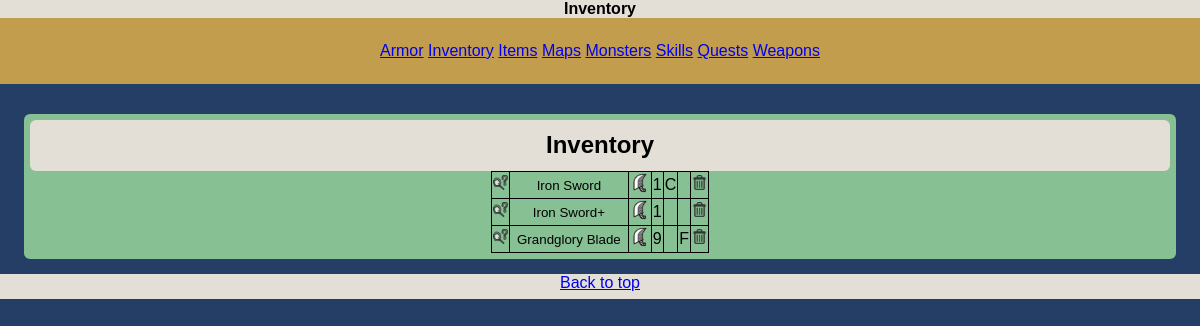
Before: /inventory.php with the older database file.
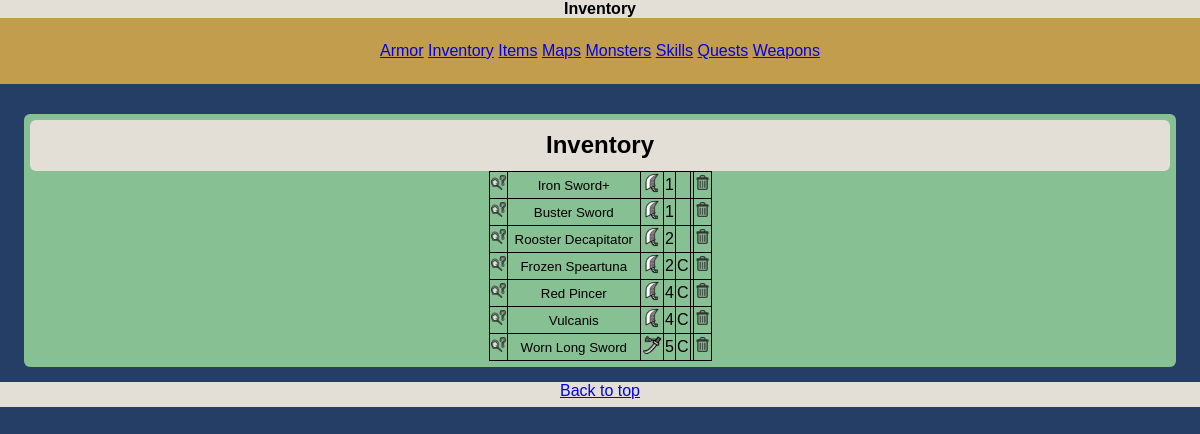
After: the same page with the newer database file.
### tables this page shows
CREATE TABLE IF NOT EXISTS `armory` (
  `id` int(5) NOT NULL,
  `weaponTypeId` int(5) NOT NULL,
  `name` varchar(80) NOT NULL,
  `created` int(1) NOT NULL,
  `final` int(1) NOT NULL,
  `rare` int(2) NOT NULL,
  PRIMARY KEY (`id`),
  UNIQUE KEY `id` (`id`),
  UNIQUE KEY `name` (`name`)
);

### assets/modules/inventory/query.php (called while the page is built)
<?php
    $sql = 'SELECT *
            FROM armory';
    $armoryTableResult = mysqli_query($mysqli,$sql) or die(mysqli_error($mysqli) . '; armory table error');
?>

### assets/modules/inventory/table.php (the view)
<table class='data wish'>
    <?php
        while($row=mysqli_fetch_array($armoryTableResult))
        {
            if($row['created']==1){
                $created='C';
            } else {
                $created='';
            }
            if($row['final']==1){
                $final='F';
            } else {
                $final='';
            }
            echo("<tr>")
                ."<td><input type='image' name='searchClick' onclick = 'this.form.submit()' src=assets/resources/ui/search.png height='15' width='15'  value='".$row['name']."'>"
                .'<td><input type="submit" name="weaponPath" value="'.$row['name'].'" class="button" >'
                .'<td><img src=assets/resources/weapons/'.$row['weaponTypeId'].'.png height="20" width="20">'
                .'<td>'.$row['rare']
                .'<td>'.$created
                .'<td>'.$final
                ."<td><input type='image' name='armoryDelete' onclick = 'this.form.submit()' src=assets/resources/ui/delete.png height='15' width='15' value=".$row['id'].">";
        }
    ?>
</table>

### inventory.php (shortened to what this page needs)
<!DOCTYPE html>
<html>
<head>
    <?php require_once('assets/modules/general/scripts_and_stylesheets.php'); ?>
</head>
<body>
    <div id='title'>
        Inventory
    </div>
    <div id='navigation'>
    </div>
    <form method=POST name="form">
        <?php
            require_once('assets/modules/general/db_connect.php');
        ?>
        <div id='wrapper'>
            <div id='main'>
                <H2>Inventory</H2>
                <?php
                    require_once('assets/modules/inventory/query.php');
                    require_once('assets/modules/inventory/table.php');
                ?>
            </div>
        </div>
        <div id='footer'>
            <a href='#top'>Back to top</a>
        </div>
    </form>
</body>
</html>

### assets/modules/general/scripts_and_stylesheets.php (shortened to what this page needs)
<link rel="stylesheet" href="assets/stylesheets/mobile.css" type="text/css" media="only screen and (max-width: 550px)" />
<link rel="stylesheet" href="assets/stylesheets/main.css" type="text/css" media="only screen and (min-width: 551px)" />

### assets/stylesheets/mobile.css (style rules this page uses)
html, body { margin:0; height:100%; font:1em Verdana, Geneva, sans-serif; background:#253E66; }
th, td { border-bottom: 1px solid black; border-top: 1px solid black; }
h2 { background:#E3DFD7; margin: 0; margin-bottom:1%; font-size:0.5em; }
img { max-width:100%; height: auto; }
.data { border: 1px solid black; border-bottom: 1px solid black; border-top: 1px solid black; width:100% !important; border-collapse: collapse; font-size:100%; }
.button { border:none; background:inherit; font-size:inherit; margin:0; }
#navigation { background:#C29D4E; padding: 2%; text-align: center; font-size: 1.5em; margin-bottom:1.5%; }
#title { background:#E3DFD7; text-align: center; font-weight: bold; }
#aside, #section, #main { text-align: center; background:#86C093; margin-bottom:1.5%; padding-bottom:1.5%; }
#wrapper { min-height:100%; position:relative; margin: 0 auto; overflow:auto; width:100%; }
#footer { width:100%; height:2.5%; position:relative; background:#E3DFD7; bottom:0; left:0; text-align: center; margin-top:1.5%; }

### assets/stylesheets/main.css (style rules this page uses)
html, body { margin:0; height:100%; font:1em Verdana, Geneva, sans-serif; background:#253E66; }
h2 { background:#E3DFD7; border-radius: 6px; padding: 1%; margin:0; }
img { max-width:100%; height: auto; }
.data, th, td { border: 1px solid black; max-width:98%; margin: 0 1%; border-collapse: collapse; margin-left:auto; margin-right:auto; }
.button { border:none; background:#86C093; }
#navigation { background:#C29D4E; padding: 2%; text-align: center; font-size: 1em; margin-bottom:2.5%; }
#title { background:#E3DFD7; text-align: center; font-weight: bold; }
#aside, #section, #main { border-radius: 6px; text-align: center; padding:0.5%; background:#86C093; margin-right:2%; margin-left:2%; }
#wrapper { min-height:100%; position:relative; margin: 0 auto; overflow:auto; width:100%; }
#footer { width:100%; height:25px; position:relative; background:#E3DFD7; bottom:0; left:0; text-align: center; margin-top:15px; }

Changed rows visible on the page:
removed armory: weaponPath "Iron Sword", rare "1", created "C"
removed armory: weaponPath "Grandglory Blade", rare "9", final "F"
added armory: weaponPath "Buster Sword", rare "1"
added armory: weaponPath "Rooster Decapitator", rare "2"
added armory: weaponPath "Frozen Speartuna", rare "2", created "C"
added armory: weaponPath "Red Pincer", rare "4", created "C"
added armory: weaponPath "Vulcanis", rare "4", created "C"
added armory: weaponPath "Worn Long Sword", shows a picture, rare "5", created "C"
